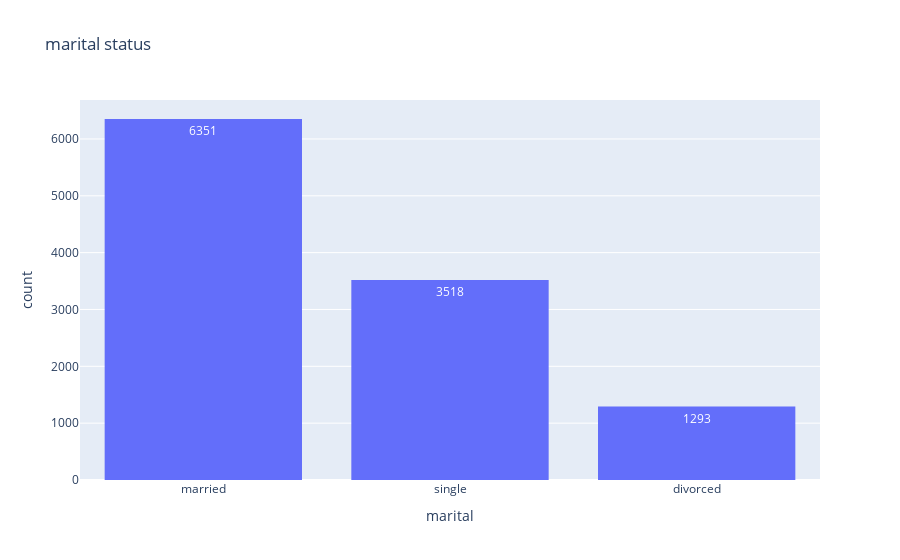

Here is the notebook cell this chart was saved with:
### Code cell
px.histogram(df,x='marital',text_auto=True,title='marital status')

### Figure 1 — Plotly figure (JSON) as saved in the notebook; plotly's stock layout.template omitted (floating-point values rounded to 4 significant figures; data arrays with more than 128 entries replaced by an {"elided": "..."} marker saying what was removed)
{"data": [{"alignmentgroup": "True", "bingroup": "x", "hovertemplate": "marital=%{x}<br>count=%{y}<extra></extra>", "legendgroup": "", "marker": {"color": "#636efa", "pattern": {"shape": ""}}, "name": "", "offsetgroup": "", "orientation": "v", "showlegend": false, "texttemplate": "%{value}", "type": "histogram", "x": {"elided": "11162 str values"}, "xaxis": "x", "yaxis": "y"}], "layout": {"barmode": "relative", "legend": {"tracegroupgap": 0}, "title": {"text": "marital status"}, "xaxis": {"anchor": "y", "domain": [0.0, 1.0], "title": {"text": "marital"}}, "yaxis": {"anchor": "x", "domain": [0.0, 1.0], "title": {"text": "count"}}}}
